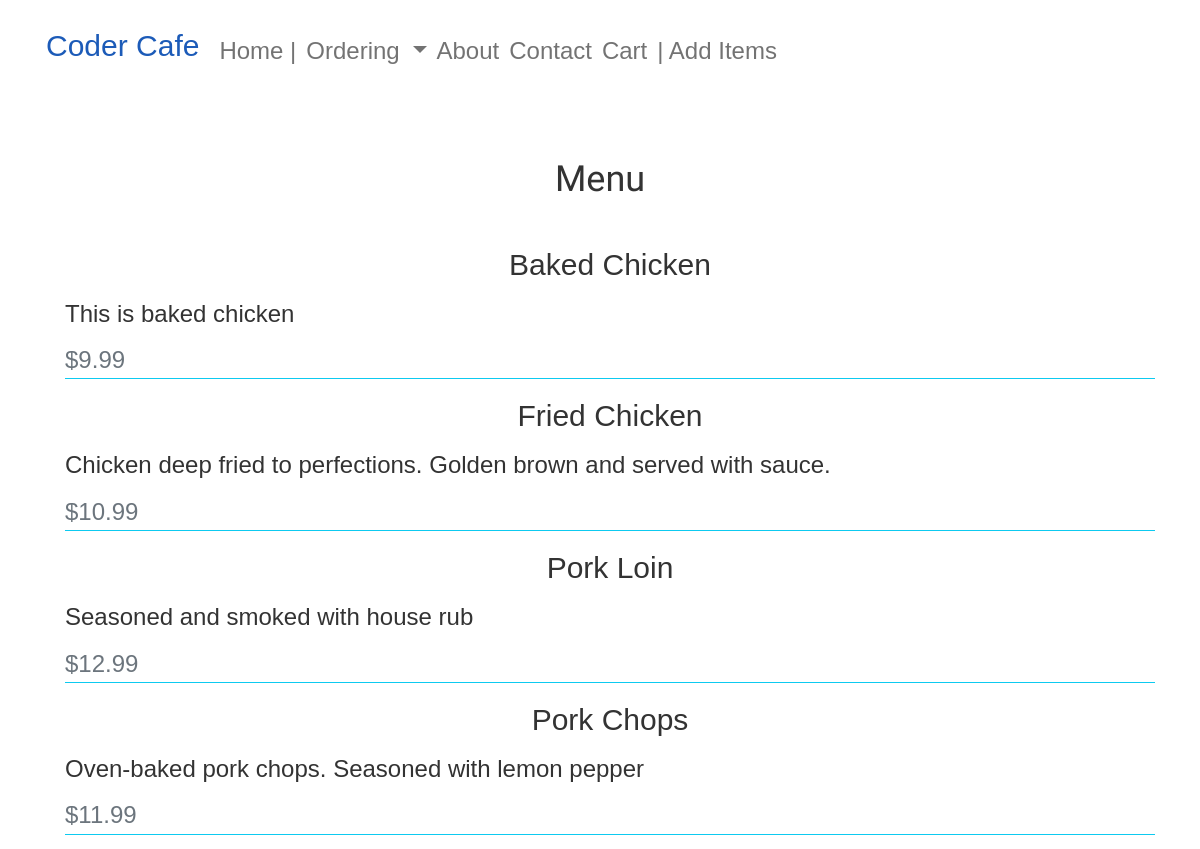
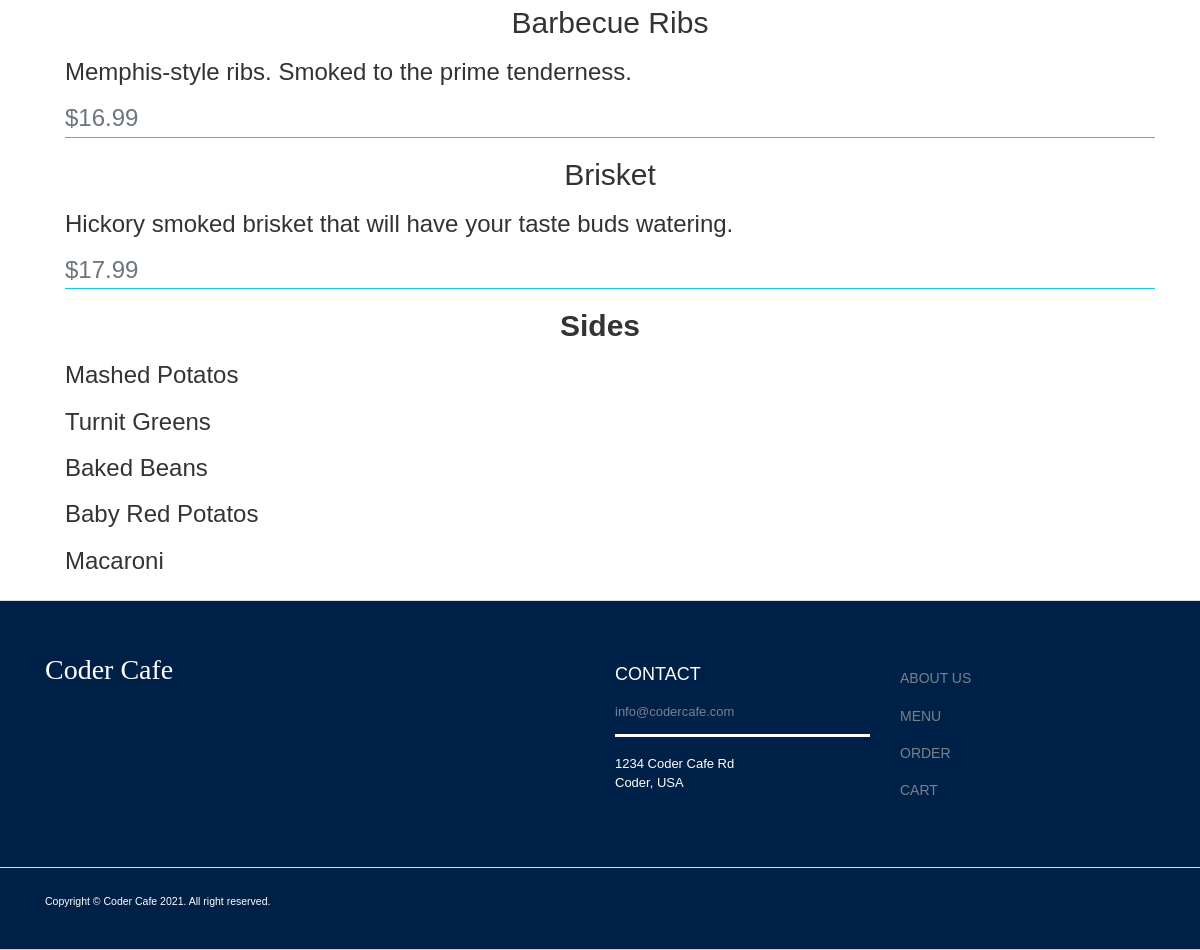
The page /menu/ (signed in) on the database its author committed (2 pictures, top to bottom).
### pages/models.py (models this page shows, shortened)
class Menu_Item(models.Model):
    name = models.CharField(max_length=200)
    description = models.TextField()
    price = models.FloatField()

### pages/views.py (the view)
# urls.py: path('menu/', views.menu, name='menu'),
def menu(request):
    if request.method == 'POST':
        name = request.POST.get('name')
        description = request.POST.get('description')
        price = request.POST.get('price')
        menu_data = Menu_Item(name=name, description=description,price=price)
        menu_data.save()
        menu = Menu_Item.objects.all()
        return render(request, "editmenu.html")
    else:
         menu = Menu_Item.objects.all()
         return render(request, "menu.html", {'menu': menu})
    menu = Menu_Item.objects.all()
    return render(request, "menu.html", {'menu': menu} )

### pages/templates/menu.html
{% extends 'base.html' %}
{% block content %}
    <div class="container">
        <h1 class="text-center page-title">Menu</h1>
            {% for item in menu %}
                <ul>
                    <li>
                        <div class="border-bottom border-info">
                            <h2 class="card-title text-center pl-3">{{item.name}}</h2>
                            <h3 class="menu-card-text">{{item.description}}</h3>
                            <h3 class="menu-card-subtitle mb-2 text-muted ">${{item.price}}</h3>
                        </div>
                    </li>
                </ul>
            {% endfor %}
            <div>
                <h2 class="text-center"><strong>Sides</strong></h2>
                <ul>
                    <li>
                        <div>
                            <h3>Mashed Potatos</h3>
                            <h3>Turnit Greens</h3>
                            <h3>Baked Beans</h3>
                            <h3>Baby Red Potatos</h3>
                            <h3>Macaroni</h3>
                        </div>
                    </li>
                </ul>
            </div>
    </div>
{% endblock %}

### static/styles/invoice.css (style rules this page uses)
.page-title { font-family: 'Acme', sans-serif; }

### static/styles/styles.css (style rules this page uses)
* { box-sizing: border-box; font-family: sans-serif; margin: 0; padding: 0; color: #333; }
body { height: 100vh; display: flex; flex-direction: column; align-items: stretch; font-family: 'Roboto', sans-serif; }
.holder { margin: 0; display: grid; grid-template-columns: auto; min-height: 100%; grid-template-rows: .2fr 3fr .25fr; }
.page-title { margin: 6vh 0; }
ul { list-style-type: none; }

### rows shown on the page
Menu_Item: name "Baked Chicken", description "This is baked chicken", price "9.99"
Menu_Item: name "Fried Chicken", description "Chicken deep fried to perfections. Golden brown and served with sauce.", price "10.99"
Menu_Item: name "Pork Loin", description "Seasoned and smoked with house rub", price "12.99"
Menu_Item: name "Pork Chops", description "Oven-baked pork chops. Seasoned with lemon pepper", price "11.99"
Menu_Item: name "Barbecue Ribs", description "Memphis-style ribs. Smoked to the prime tenderness.", price "16.99"
Menu_Item: name "Brisket", description "Hickory smoked brisket that will have your taste buds watering.", price "17.99"
